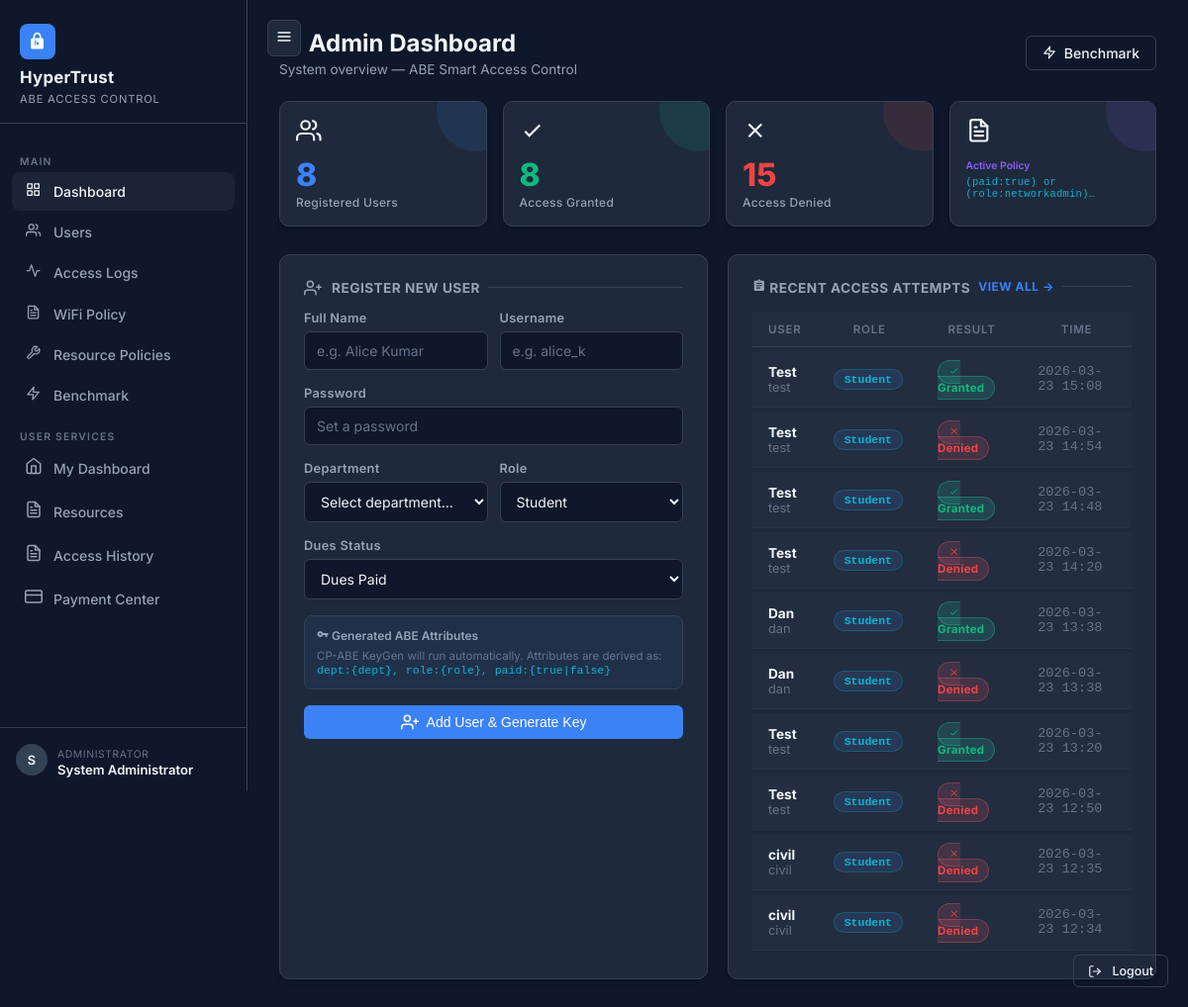
Page /admin/ (signed in) on the earlier database version.
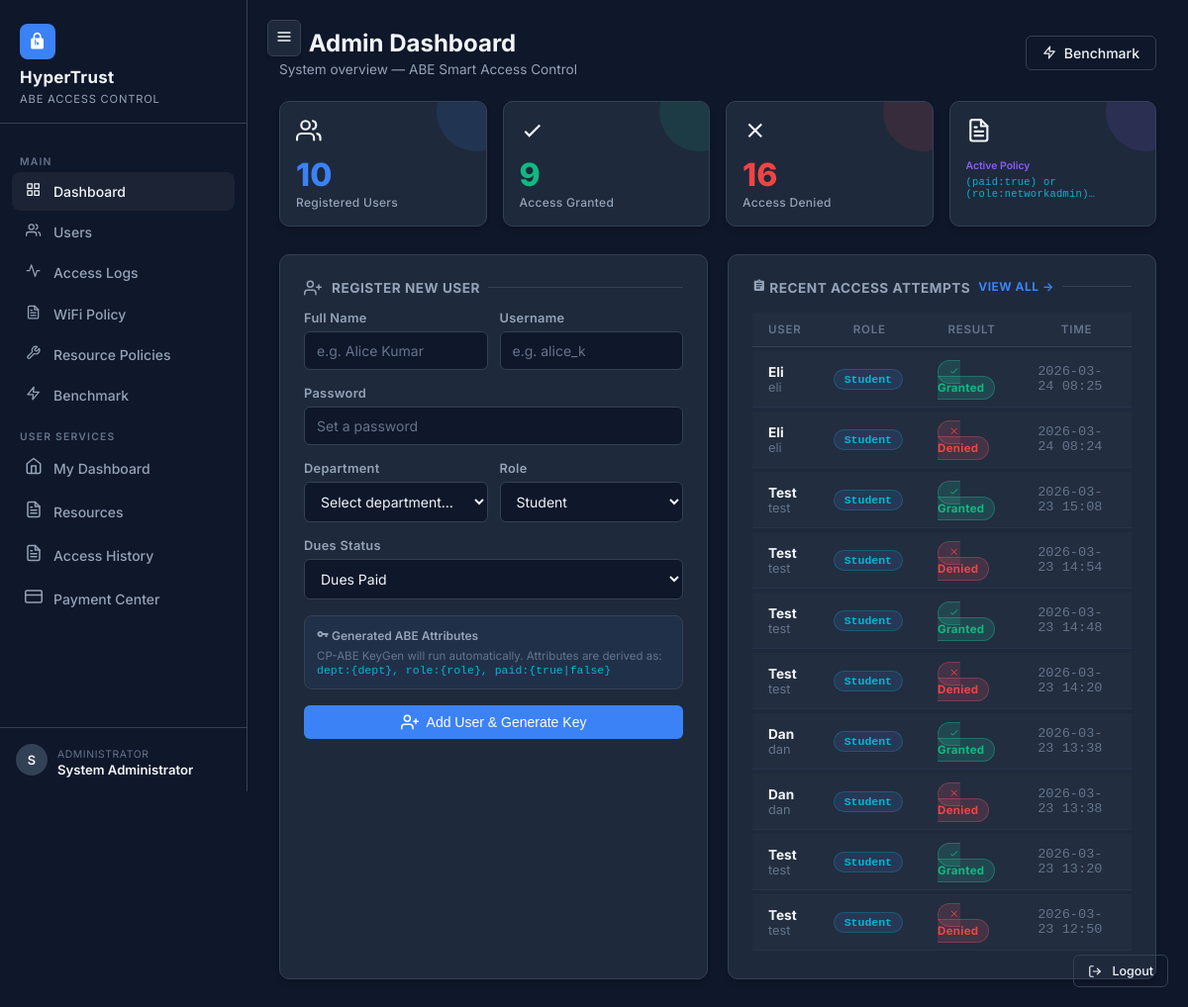
Same page on the later database version.
### tables this page shows
CREATE TABLE access_logs (
    id           INTEGER PRIMARY KEY AUTOINCREMENT,
    user_id      INTEGER NOT NULL REFERENCES users(id),
    token_id     INTEGER REFERENCES access_tokens(id),
    attempt_time DATETIME DEFAULT CURRENT_TIMESTAMP,
    success      INTEGER NOT NULL DEFAULT 0,
    reason       TEXT    NOT NULL DEFAULT ''
);

CREATE TABLE users (
    id           INTEGER PRIMARY KEY AUTOINCREMENT,
    username     TEXT    NOT NULL UNIQUE,
    name         TEXT    NOT NULL,
    department   TEXT    NOT NULL DEFAULT '',
    role         TEXT    NOT NULL DEFAULT 'Student',
    paid_dues    INTEGER NOT NULL DEFAULT 0,   -- 1=True, 0=False
    password_hash TEXT   NOT NULL,
    is_admin     INTEGER NOT NULL DEFAULT 0,
    created_at   DATETIME DEFAULT CURRENT_TIMESTAMP
);

### routes/admin.py (the view)
@admin_bp.route("/")
@admin_required
def dashboard():
    db = get_db()
    users      = get_all_users(db)
    logs       = get_all_logs(db)
    total_ok   = sum(1 for l in logs if l["success"])
    total_deny = sum(1 for l in logs if not l["success"])
    recent     = logs[:10]
    pk = get_system_pk(db)
    active_policy = get_wifi_policy(db)
    return render_template(
        "admin/dashboard.html",
        users=users,
        recent_logs=recent,
        total_users=len(users),
        total_ok=total_ok,
        total_deny=total_deny,
        active_policy=active_policy
    )

### db.py (called while the page is built)
def get_db():
    if "db" not in g:
        g.db = sqlite3.connect(
            current_app.config["DB_PATH"],
            detect_types=sqlite3.PARSE_DECLTYPES
        )
        g.db.row_factory = sqlite3.Row
        g.db.execute("PRAGMA foreign_keys = ON")
    return g.db

def get_all_users(db):
    return db.execute("SELECT * FROM users ORDER BY id").fetchall()

def get_system_pk(db) -> dict | None:
    import json
    row = db.execute("SELECT value FROM system_settings WHERE key = 'pk'").fetchone()
    if row:
        return json.loads(row["value"])
    return None

def get_all_logs(db):
    return db.execute(
        """SELECT l.*, u.username, u.name, u.department, u.role
           FROM access_logs l
           JOIN users u ON l.user_id = u.id
           ORDER BY l.attempt_time DESC
           LIMIT 200"""
    ).fetchall()

def get_wifi_policy(db) -> str:
    row = db.execute(
        "SELECT value FROM system_settings WHERE key = 'wifi_policy'"
    ).fetchone()
    if row:
        return row["value"]
    return DEFAULT_WIFI_POLICY

### templates/admin/dashboard.html (shortened to what the changed rows need)
{% extends "base.html" %}
{% block content %}
<div class="page-header d-flex justify-between align-items-center">
    <div>
        <h2> Admin Dashboard</h2>
    </div>
</div>
<div class="stat-grid">
    <div class="glass-card stat-card blue p-4">
        <span class="stat-icon"></span>
        <div class="stat-value">{{ total_users }}</div>
        <div class="stat-label">Registered Users</div>
    </div>
    <div class="glass-card stat-card green p-4">
        <span class="stat-icon"><svg viewBox="0 0 24 24" width="1em" height="1em" stroke="currentColor" fill="none"
                stroke-width="2">
                <path d="M5 13l4 4L19 7" />
            </svg></span>
        <div class="stat-value">{{ total_ok }}</div>
        <div class="stat-label">Access Granted</div>
    </div>
    <div class="glass-card stat-card red p-4">
        <span class="stat-icon"><svg viewBox="0 0 24 24" width="1em" height="1em" stroke="currentColor" fill="none"
                stroke-width="2">
                <path d="M18 6L6 18M6 6l12 12" />
            </svg></span>
        <div class="stat-value">{{ total_deny }}</div>
        <div class="stat-label">Access Denied</div>
    </div>
</div>
<div class="grid-2">
    <div class="glass-card p-6">
        {% if recent_logs %}
        <div style="overflow-x:auto;">
            <table class="ht-table">
                <thead>
                    <tr>
                        <th>User</th>
                        <th>Role</th>
                        <th>Result</th>
                        <th>Time</th>
                    </tr>
                </thead>
                <tbody>
                    {% for log in recent_logs %}
                    <tr>
                        <td>
                            <strong>{{ log.name }}</strong>
                            <div class="text-muted-ht">{{ log.username }}</div>
                        </td>
                        <td><span class="badge-attr">{{ log.role }}</span></td>
                        <td>
                            {% if log.success %}
                            <span class="badge-granted"><svg viewBox="0 0 24 24" width="1em" height="1em"
                                    stroke="currentColor" fill="none" stroke-width="2">
                                    <path d="M5 13l4 4L19 7" />
                                </svg> Granted</span>
                            {% else %}
                            <span class="badge-denied"><svg viewBox="0 0 24 24" width="1em" height="1em"
                                    stroke="currentColor" fill="none" stroke-width="2">
                                    <path d="M18 6L6 18M6 6l12 12" />
                                </svg> Denied</span>
                            {% endif %}
                        </td>
                        <td class="text-muted-ht mono">{{ log.attempt_time[:16] }}</td>
                    </tr>
                    {% endfor %}
                </tbody>
            </table>
        </div>
        {% endif %}
    </div>
</div>
{% endblock %}

Differences in the rows shown:
no longer on this page (row unchanged): access_logs: name "civil", username "civil", role "Student", success 0 (drawn), attempt_time "2026-03-23 12:35"
no longer on this page (row unchanged): access_logs: name "civil", username "civil", role "Student", success 0 (drawn), attempt_time "2026-03-23 12:34"
added access_logs: name "Eli", username "eli", role "Student", success 1 (drawn), attempt_time "2026-03-24 08:25"
added access_logs: name "Eli", username "eli", role "Student", success 0 (drawn), attempt_time "2026-03-24 08:24"
Other differences:
{{ total_users }}: "8" → "10"
{{ total_ok }}: "8" → "9"
{{ total_deny }}: "15" → "16"
